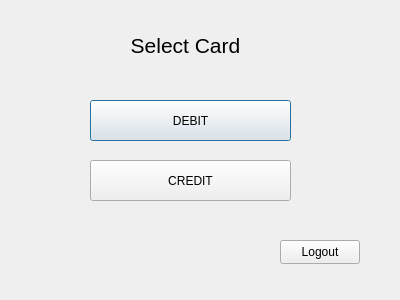
<?xml version="1.0" encoding="UTF-8"?>
<ui version="4.0">
 <class>AccountSelect</class>
 <widget class="QDialog" name="AccountSelect">
  <property name="geometry">
   <rect>
    <x>0</x>
    <y>0</y>
    <width>400</width>
    <height>300</height>
   </rect>
  </property>
  <property name="windowTitle">
   <string>Dialog</string>
  </property>
  <widget class="QPushButton" name="btnDebit">
   <property name="geometry">
    <rect>
     <x>90</x>
     <y>100</y>
     <width>201</width>
     <height>41</height>
    </rect>
   </property>
   <property name="text">
    <string>DEBIT</string>
   </property>
  </widget>
  <widget class="QPushButton" name="btnCredit">
   <property name="geometry">
    <rect>
     <x>90</x>
     <y>160</y>
     <width>201</width>
     <height>41</height>
    </rect>
   </property>
   <property name="text">
    <string>CREDIT</string>
   </property>
  </widget>
  <widget class="QPushButton" name="btnLogout">
   <property name="geometry">
    <rect>
     <x>280</x>
     <y>240</y>
     <width>80</width>
     <height>24</height>
    </rect>
   </property>
   <property name="text">
    <string>Logout</string>
   </property>
  </widget>
  <widget class="QLabel" name="label">
   <property name="geometry">
    <rect>
     <x>120</x>
     <y>30</y>
     <width>131</width>
     <height>31</height>
    </rect>
   </property>
   <property name="font">
    <font>
     <pointsize>16</pointsize>
    </font>
   </property>
   <property name="text">
    <string>Select Card</string>
   </property>
   <property name="alignment">
    <set>Qt::AlignCenter</set>
   </property>
  </widget>
 </widget>
 <resources/>
 <connections/>
</ui>
